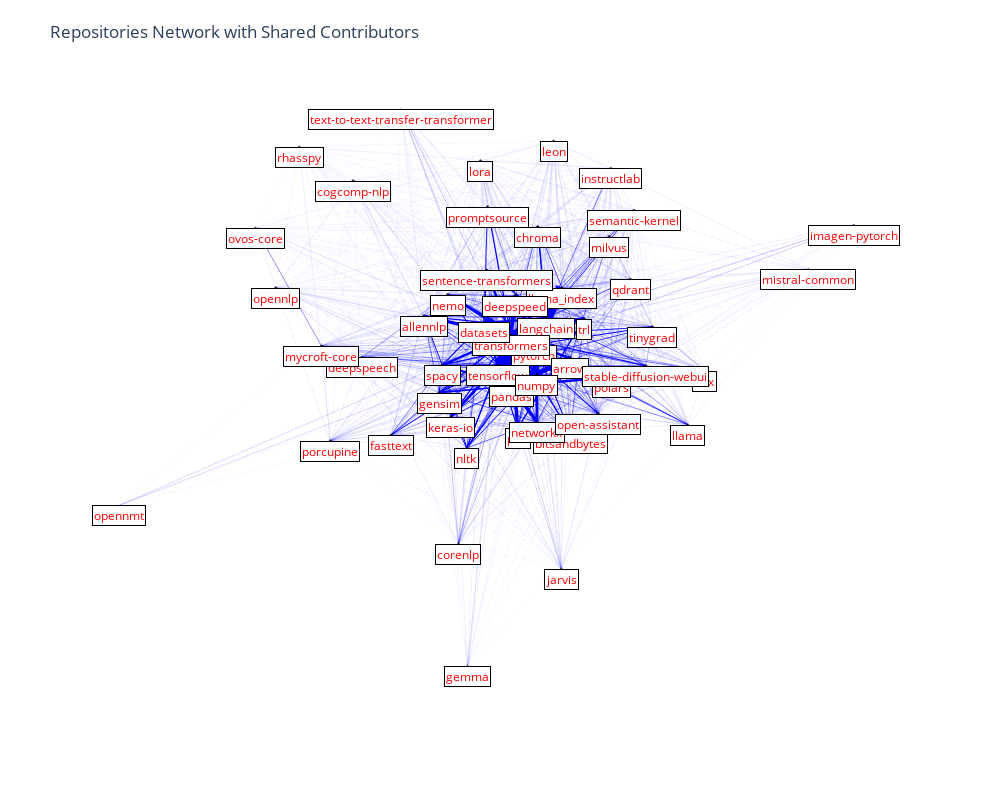

Write notebook code for a chart like this one.
### Markdown cell above
### All Category Repositories: Plotly Graph

### Code cell
fig = get_plotly_graph(repo_common_contributors, node_size_factor=5)
fig.write_image("all_categories_repositories_plotly.png")
fig.show()
